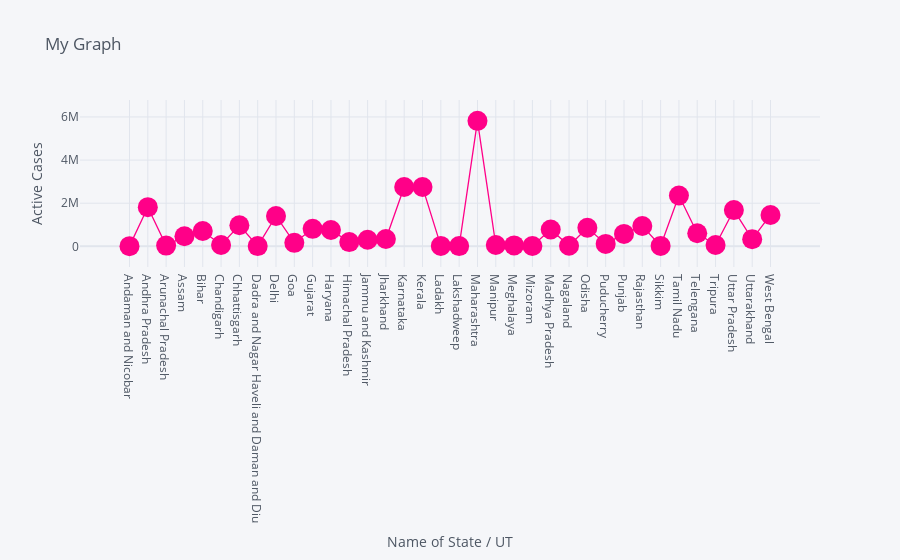
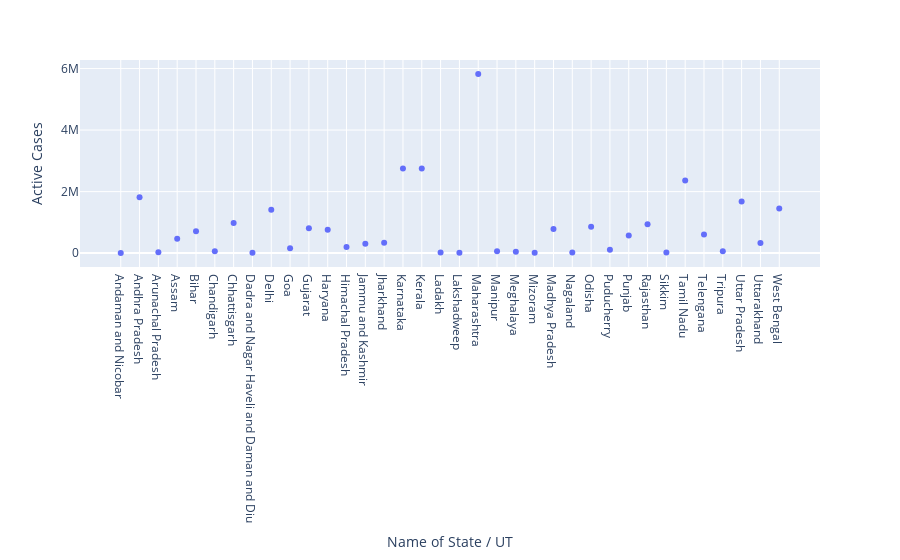

Notebook code cell kept with these figures, in order:
### Code cell
data.iplot(kind='scatter',x='Name of State / UT',y='Active Cases',mode='markers+lines',title='My Graph',xTitle='Name of State / UT',yTitle='Active Cases',colors='pink',size=20)
px.scatter(data,x='Name of State / UT',y='Active Cases')

### Figure 1 — Plotly figure (JSON) as saved in the notebook; plotly's stock layout.template omitted (floating-point values rounded to 4 significant figures)
{"data": [{"line": {"color": "rgba(255, 0, 136, 1.0)", "dash": "solid", "shape": "linear", "width": 1.3}, "marker": {"size": 20, "symbol": "circle"}, "mode": "markers+lines", "name": "Active Cases", "text": "", "type": "scatter", "x": ["Andaman and Nicobar", "Andhra Pradesh", "Arunachal Pradesh", "Assam", "Bihar", "Chandigarh", "Chhattisgarh", "Dadra and Nagar Haveli and Daman and Diu", "Delhi", "Goa", "Gujarat", "Haryana", "Himachal Pradesh", "Jammu and Kashmir", "Jharkhand", "Karnataka", "Kerala", "Ladakh", "Lakshadweep", "Maharashtra", "Manipur", "Meghalaya", "Mizoram", "Madhya Pradesh", "Nagaland", "Odisha", "Puducherry", "Punjab", "Rajasthan", "Sikkim", "Tamil Nadu", "Telengana", "Tripura", "Uttar Pradesh", "Uttarakhand", "West Bengal"], "y": [7179, 1814642, 32033, 465912, 708796, 60442, 975391, 10477, 1406834, 160398, 811364, 757497, 195993, 305144, 338891, 2751059, 2749819, 19483, 9294, 5819490, 60840, 42496, 16061, 780160, 23504, 859629, 111920, 574130, 941548, 18521, 2358408, 604404, 60238, 1681495, 330805, 1454113]}], "layout": {"legend": {"bgcolor": "#F5F6F9", "font": {"color": "#4D5663"}}, "paper_bgcolor": "#F5F6F9", "plot_bgcolor": "#F5F6F9", "title": {"font": {"color": "#4D5663"}, "text": "My Graph"}, "xaxis": {"gridcolor": "#E1E5ED", "showgrid": true, "tickfont": {"color": "#4D5663"}, "title": {"font": {"color": "#4D5663"}, "text": "Name of State / UT"}, "zerolinecolor": "#E1E5ED"}, "yaxis": {"gridcolor": "#E1E5ED", "showgrid": true, "tickfont": {"color": "#4D5663"}, "title": {"font": {"color": "#4D5663"}, "text": "Active Cases"}, "zerolinecolor": "#E1E5ED"}}}

### Figure 2 — Plotly figure (JSON) as saved in the notebook; plotly's stock layout.template omitted (floating-point values rounded to 4 significant figures)
{"data": [{"hovertemplate": "Name of State / UT=%{x}<br>Active Cases=%{y}<extra></extra>", "legendgroup": "", "marker": {"color": "#636efa", "symbol": "circle"}, "mode": "markers", "name": "", "orientation": "v", "showlegend": false, "type": "scatter", "x": ["Andaman and Nicobar", "Andhra Pradesh", "Arunachal Pradesh", "Assam", "Bihar", "Chandigarh", "Chhattisgarh", "Dadra and Nagar Haveli and Daman and Diu", "Delhi", "Goa", "Gujarat", "Haryana", "Himachal Pradesh", "Jammu and Kashmir", "Jharkhand", "Karnataka", "Kerala", "Ladakh", "Lakshadweep", "Maharashtra", "Manipur", "Meghalaya", "Mizoram", "Madhya Pradesh", "Nagaland", "Odisha", "Puducherry", "Punjab", "Rajasthan", "Sikkim", "Tamil Nadu", "Telengana", "Tripura", "Uttar Pradesh", "Uttarakhand", "West Bengal"], "xaxis": "x", "y": [7179, 1814642, 32033, 465912, 708796, 60442, 975391, 10477, 1406834, 160398, 811364, 757497, 195993, 305144, 338891, 2751059, 2749819, 19483, 9294, 5819490, 60840, 42496, 16061, 780160, 23504, 859629, 111920, 574130, 941548, 18521, 2358408, 604404, 60238, 1681495, 330805, 1454113], "yaxis": "y"}], "layout": {"legend": {"tracegroupgap": 0}, "margin": {"t": 60}, "xaxis": {"anchor": "y", "domain": [0, 1], "title": {"text": "Name of State / UT"}}, "yaxis": {"anchor": "x", "domain": [0, 1], "title": {"text": "Active Cases"}}}}
